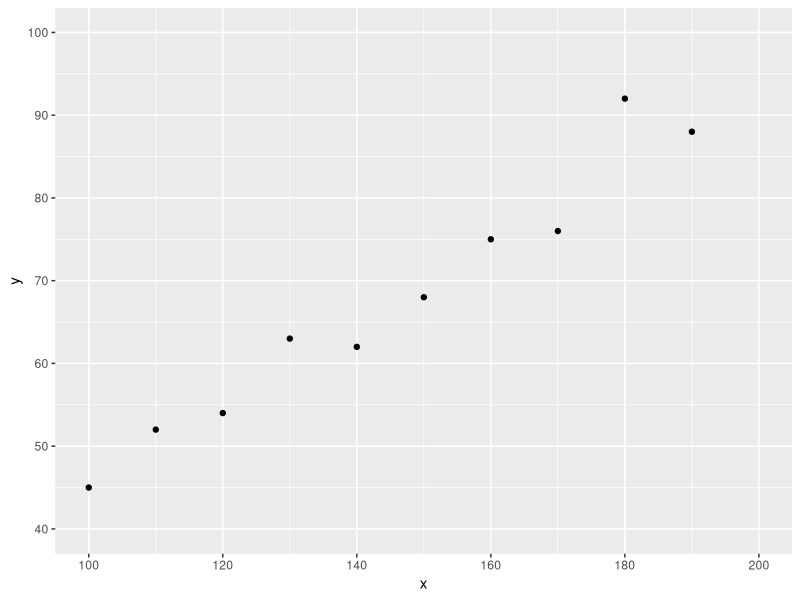

Source code (R):
## ---- chunk 1
#| label: fig-9_1
#| fig-cap: "散点图"
#| warning: false
#| 

library(ggplot2)
x <- seq(100, 190, 10)
y <- c(45, 52, 54, 63, 62, 68, 75, 76, 92, 88)
df <- data.frame(x = x, y = y)

ggplot(df, aes(x = x, y = y)) + 
  geom_point() + 
  scale_x_continuous(breaks = seq(100, 200, 20), limits = c(100, 200)) +
  scale_y_continuous(breaks = seq(40, 100, 10), limits = c(40, 100))
